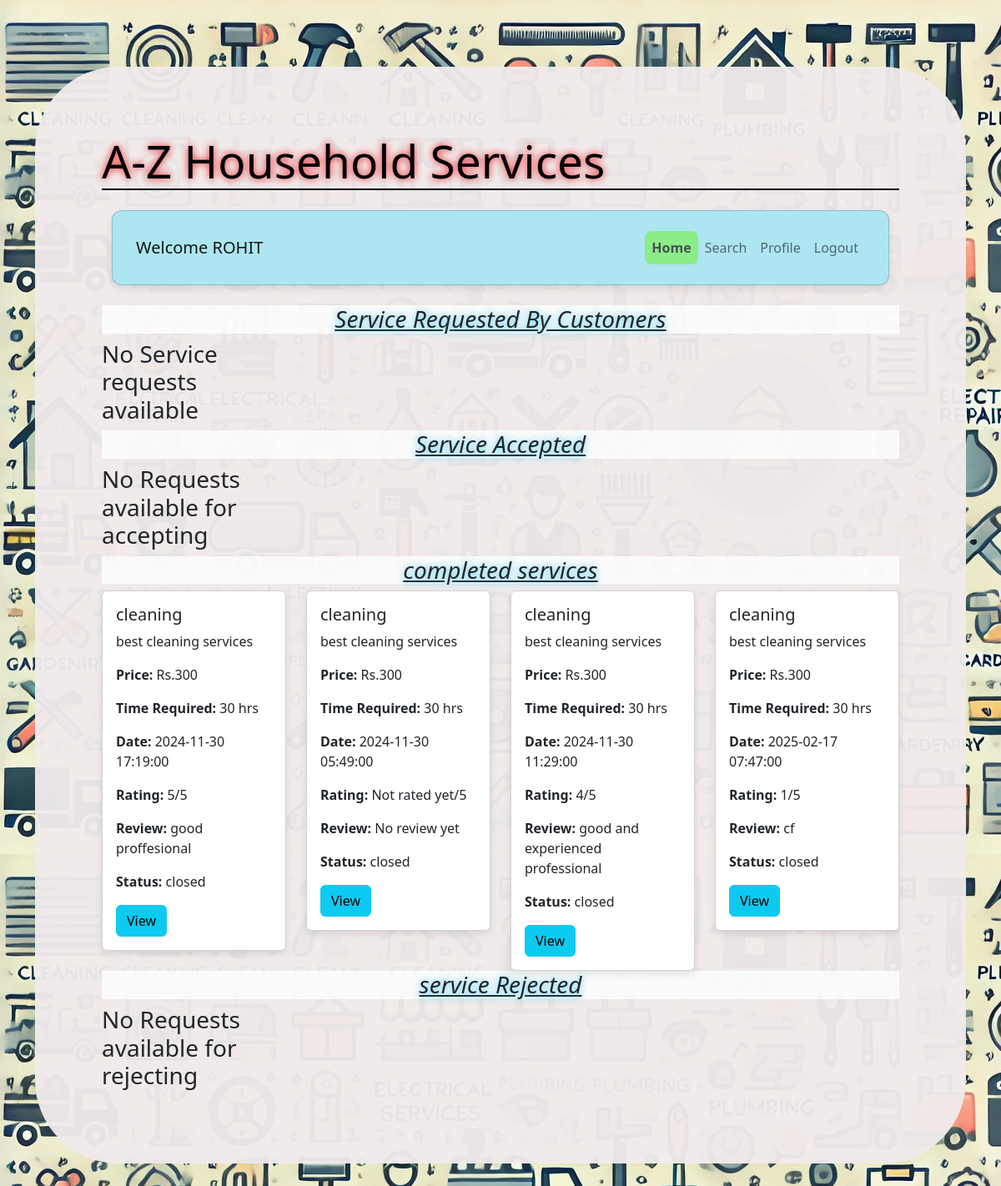
Screenshot of /professional_dashboard (signed in) with the database file from the repository.
### model.py (models this page shows)
class Service(db.Model):
    id = db.Column(db.Integer, primary_key=True)
    name = db.Column(db.String(100), nullable=False)
    description = db.Column(db.String(255), nullable=False)
    price = db.Column(db.Integer, nullable=False)
    time_required = db.Column(db.Integer, nullable=False)
    status = db.Column(db.String(20), nullable=False, default='active')
    professionals = db.relationship('Professional', backref='service', lazy=True)
    service_requests = db.relationship('ServiceRequest', backref='service', lazy=True)

class ServiceRequest(db.Model):
    id = db.Column(db.Integer, primary_key=True)
    service_id = db.Column(db.Integer, db.ForeignKey('service.id'), nullable=False)
    customer_id = db.Column(db.Integer, db.ForeignKey('user.id'), nullable=False)
    professional_id = db.Column(db.Integer, db.ForeignKey('professional.id'), nullable=True)
    date_of_request = db.Column(db.DateTime, default=lambda: datetime.utcnow().replace(second=0, microsecond=0))
    status = db.Column(db.String(20), nullable=False)  # requested, assigned, closed
    rating = db.Column(db.Integer, nullable=True)
    review = db.Column(db.String(255), nullable=True)

### app.py (the view, shortened to what this page needs)
@app.route('/professional_dashboard', methods=['GET', 'POST'])
def professional_dashboard():
    if 'role' in session and session['role'] == 'professional':
        professional_id = session['user_id']
        professional = Professional.query.get(professional_id)
        service_requests = ServiceRequest.query.filter_by(professional_id=professional_id).all()
        requested_requests = []
        accepted_requests = []
        closed_requests = []
        rejected_requests = []
        for service_request in service_requests:
            customer = db.session.get(User, service_request.customer_id)
            request_with_customer = {
                'service_request': service_request,
                'customer': customer
            }
            if service_request.status == 'requested':
                requested_requests.append(request_with_customer)
            elif service_request.status == 'accepted':
                accepted_requests.append(request_with_customer)
            elif service_request.status == 'closed':
                closed_requests.append(request_with_customer)
            elif service_request.status == 'rejected':
                rejected_requests.append(request_with_customer)
        search_results = []
        search_option = None
        show_modal = False
        return render_template('professional_dashboard.html',
                               professional=professional,
                               requested_requests=requested_requests,
                               accepted_requests=accepted_requests,
                               closed_requests=closed_requests,
                               rejected_requests=rejected_requests,
                               search_results=search_results,
                               search_option=search_option,
                               show_modal=show_modal)
    return redirect(url_for('login'))

### templates/professional_dashboard.html (shortened to what this page needs)
<!DOCTYPE html>
<html lang="en">
<head>
    <link href="https://stackpath.bootstrapcdn.com/bootstrap/5.1.3/css/bootstrap.min.css" rel="stylesheet">
    <link href="https://cdn.jsdelivr.net/npm/bootstrap@5.3.0-alpha3/dist/css/bootstrap.min.css" rel="stylesheet">
</head>
<body>
    <div class="container">
        <div class="login-container">
            <div class="login-header">
                <h2>A-Z Household Services</h2>
            </div>
            {% include 'navbar.html' %}
            <div class="section">
                <h3>Service Requested By Customers</h3>
            </div>
            <div class="row row-cols-1 row-cols-sm-2 row-cols-md-3 row-cols-lg-4 g-4">
                {% if requested_requests %}
                    {% for item in requested_requests %}
                    <div class="col">
                        <div class="card h-70">
                            <div class="card-body">
                                <h5 class="card-title">{{ item.service_request.service.name }}</h5>
                                <p class="card-text">{{ item.service_request.service.description }}</p>
                                <p><strong>Price:</strong> Rs.{{ item.service_request.service.price }}</p>
                                <p><strong>Time Required:</strong> {{ item.service_request.service.time_required }} hrs</p>
                                <p><strong>Date:</strong> {{ item.service_request.date_of_request }} </p>
                                <p><strong>Rating:</strong> {{ item.service_request.rating or 'Not rated yet' }}/5</p>
                                <p><strong>Review:</strong> {{ item.service_request.review or 'No review yet' }}</p>
                                <p><strong>Status:</strong> {{ item.service_request.status }}</p>
                                <button type="button" class="btn btn-info" data-bs-toggle="modal" data-bs-target="#customerModal{{ item.service_request.id }}">
                                    View
                                </button>
                                {% if item.service_request.status == 'requested' %}
                                    <form action="/professional_dashboard/accept_request/{{ item.service_request.id }}" method="POST" style="display:inline;">
                                        <button type="submit" class="btn btn-success">Accept</button>
                                    </form>
                                    <form action="/professional_dashboard/reject_request/{{ item.service_request.id }}" method="POST" style="display:inline;">
                                        <button type="submit" class="btn btn-danger">Reject</button>
                                    </form>
                                {% endif %}
                            </div>
                        </div>
                    </div>
                    <div class="modal fade" id="customerModal{{ item.service_request.id }}" tabindex="-1" aria-labelledby="customerModalLabel{{ item.service_request.id }}" aria-hidden="true">
                        <div class="modal-dialog">
                            <div class="modal-content">
                                <div class="modal-header">
                                    <h5 class="modal-title" id="customerModalLabel{{ item.service_request.id }}">Customer Details</h5>
                                    <button type="button" class="btn-close" data-bs-dismiss="modal" aria-label="Close"></button>
                                </div>
                                <div class="modal-body">
                                    <p><strong>Name:</strong> {{ item.customer.username }}</p>
                                    <p><strong>Pincode:</strong> {{ item.customer.pincode }}</p>
                                    <p><strong>Contact:</strong> {{ item.customer.contact }}</p>
                                    <p><strong>Address:</strong> {{ item.customer.address }}</p>
                                </div>
                                <div class="modal-footer">
                                </button>
                                    <button type="button" class="btn btn-secondary" data-bs-dismiss="modal">Close</button>
                                </div>
                            </div>
                        </div>
                    </div>
                {% endfor %}
            {% else %}
                <h3>No Service requests available</h3>
            {% endif %}
            </div>
            <div class="section">
                <h3>Service Accepted </h3>
            </div>
            <div class="row row-cols-1 row-cols-sm-2 row-cols-md-3 row-cols-lg-4 g-4">
                {% if accepted_requests %}
                    {% for item in accepted_requests%}
                    <div class="col">
                        <div class="card h-70">
                            <div class="card-body">
                                <h5 class="card-title">{{ item.service_request.service.name }}</h5>
                                <p class="card-text">{{ item.service_request.service.description }}</p>
                                <p><strong>Price:</strong> Rs.{{ item.service_request.service.price }}</p>
                                <p><strong>Time Required:</strong> {{ item.service_request.service.time_required }} hrs</p>
                                <p><strong>Date:</strong> {{ item.service_request.date_of_request }} </p>
                                <p><strong>Rating:</strong> {{ item.service_request.rating or 'Not rated yet' }}/5</p>
                                <p><strong>Review:</strong> {{ item.service_request.review or 'No review yet' }}</p>
                                <p><strong>Status:</strong> {{ item.service_request.status }}</p>
                                <button type="button" class="btn btn-info" data-bs-toggle="modal" data-bs-target="#customerModal{{ item.service_request.id }}">
                                    View
                                </button>
                                {% if item.service_request.status == 'accepted' %}
                                    <form action="/professional_dashboard/close_request/{{ item.service_request.id }}" method="POST" style="display:inline;">
                                        <button type="submit" class="btn btn-primary">Completed</button>
                                    </form>
                                {% endif %}
                            </div>
                        </div>
                    </div>
                    <div class="modal fade" id="customerModal{{ item.service_request.id }}" tabindex="-1" aria-labelledby="customerModalLabel{{ item.service_request.id }}" aria-hidden="true">
                        <div class="modal-dialog">
                            <div class="modal-content">
                                <div class="modal-header">
                                    <h5 class="modal-title" id="customerModalLabel{{ item.service_request.id }}">Customer Details</h5>
                                    <button type="button" class="btn-close" data-bs-dismiss="modal" aria-label="Close"></button>
                                </div>
                                <div class="modal-body">
                                    <p><strong>Name:</strong> {{ item.customer.username }}</p>
                                    <p><strong>Pincode:</strong> {{ item.customer.pincode }}</p>
                                    <p><strong>Contact:</strong> {{ item.customer.contact }}</p>
                                    <p><strong>Address:</strong> {{ item.customer.address }}</p>
                                </div>
                                <div class="modal-footer">
                                </button>
                                    <button type="button" class="btn btn-secondary" data-bs-dismiss="modal">Close</button>
                                </div>
                            </div>
                        </div>
                    </div>
                    {% endfor %}
                {% else %}
                    <h3>No Requests available for accepting</h3>
                {% endif %}
                </div>
            <div class="section">
                <h3>completed services</h3>
            </div>
            <div class="row row-cols-1 row-cols-sm-2 row-cols-md-3 row-cols-lg-4 g-4">
                {% if closed_requests %}
                    {% for item in closed_requests %}
                    <div class="col">
                        <div class="card h-70">
                            <div class="card-body">
                                <h5 class="card-title">{{ item.service_request.service.name }}</h5>
                                <p class="card-text">{{ item.service_request.service.description }}</p>
                                <p><strong>Price:</strong> Rs.{{ item.service_request.service.price }}</p>
                                <p><strong>Time Required:</strong> {{ item.service_request.service.time_required }} hrs</p>
                                <p><strong>Date:</strong> {{ item.service_request.date_of_request }} </p>
                                <p><strong>Rating:</strong> {{ item.service_request.rating or 'Not rated yet' }}/5</p>
                                <p><strong>Review:</strong> {{ item.service_request.review or 'No review yet' }}</p>
                                <p><strong>Status:</strong> {{ item.service_request.status }}</p>
                                <button type="button" class="btn btn-info" data-bs-toggle="modal" data-bs-target="#customerModal{{ item.service_request.id }}">
                                    View
                                </button>
                            </div>
                        </div>
                    </div>
                    {% endfor %}
                {% else %}
                    <h3>No Requests available for closing</h3>
                {% endif %}
            </div>
            <div class="section">
                <h3>service Rejected</h3>
            </div>
            <div class="row row-cols-1 row-cols-sm-2 row-cols-md-3 row-cols-lg-4 g-4">
                {% if rejected_requests %}
                    {% for item in rejected_requests %}
                    <div class="col">
                        <div class="card h-70">
                            <div class="card-body">
                                <h5 class="card-title">{{ item.service_request.service.name }}</h5>
                                <p class="card-text">{{ item.service_request.service.description }}</p>
                                <p><strong>Price:</strong> Rs.{{ item.service_request.service.price }}</p>
                                <p><strong>Time Required:</strong> {{ item.service_request.service.time_required }} hrs</p>
                                <p><strong>Date:</strong> {{ item.service_request.date_of_request }} </p>
                                <p><strong>Rating:</strong> {{ item.service_request.rating or 'Not rated yet' }}/5</p>
                                <p><strong>Review:</strong> {{ item.service_request.review or 'No review yet' }}</p>
                                <p><strong>Status:</strong> {{ item.service_request.status }}</p>
                                <button type="button" class="btn btn-info" data-bs-toggle="modal" data-bs-target="#customerModal{{ item.service_request.id }}">
                                    View
                                </button>
                            </div>
                        </div>
                    </div>
                    <div class="modal fade" id="customerModal{{ item.service_request.id }}" tabindex="-1" aria-labelledby="customerModalLabel{{ item.service_request.id }}" aria-hidden="true">
                        <div class="modal-dialog">
                            <div class="modal-content">
                                <div class="modal-header">
                                    <h5 class="modal-title" id="customerModalLabel{{ item.service_request.id }}">Customer Details</h5>
                                    <button type="button" class="btn-close" data-bs-dismiss="modal" aria-label="Close"></button>
                                </div>
                                <div class="modal-body">
                                    <p><strong>Name:</strong> {{ item.customer.username }}</p>
                                    <p><strong>Pincode:</strong> {{ item.customer.pincode }}</p>
                                    <p><strong>Contact:</strong> {{ item.customer.contact }}</p>
                                    <p><strong>Address:</strong> {{ item.customer.address }}</p>
                                </div>
                                <div class="modal-footer">
                                </button>
                                    <button type="button" class="btn btn-secondary" data-bs-dismiss="modal">Close</button>
                                </div>
                            </div>
                        </div>
                    </div>
                    {% endfor %}
                {% else %}
                    <h3>No Requests available for rejecting</h3>
                {% endif %}
                </div>
            </div>
        </div>
</body>
</html>

### rows the page displays
Service: service_request.service.name "cleaning" "cleaning" "cleaning" "cleaning", service_request.service.description "best cleaning services" "best cleaning services" "best cleaning services" "best cleaning services", service_request.service.price "300" "300" "300" "300", service_request.service.time_required "30" "30" "30" "30"
ServiceRequest: service_request.date_of_request "2024-11-30 17:19:00", service_request "5", service_request "good proffesional", service_request.status "closed"
ServiceRequest: service_request.date_of_request "2024-11-30 05:49:00", service_request "Not rated yet", service_request "No review yet", service_request.status "closed"
ServiceRequest: service_request.date_of_request "2024-11-30 11:29:00", service_request "4", service_request "good and experienced professional", service_request.status "closed"
ServiceRequest: service_request.date_of_request "2025-02-17 07:47:00", service_request "1", service_request "cf", service_request.status "closed"

### other values shown
{{ session['full_name'] }} "ROHIT"
